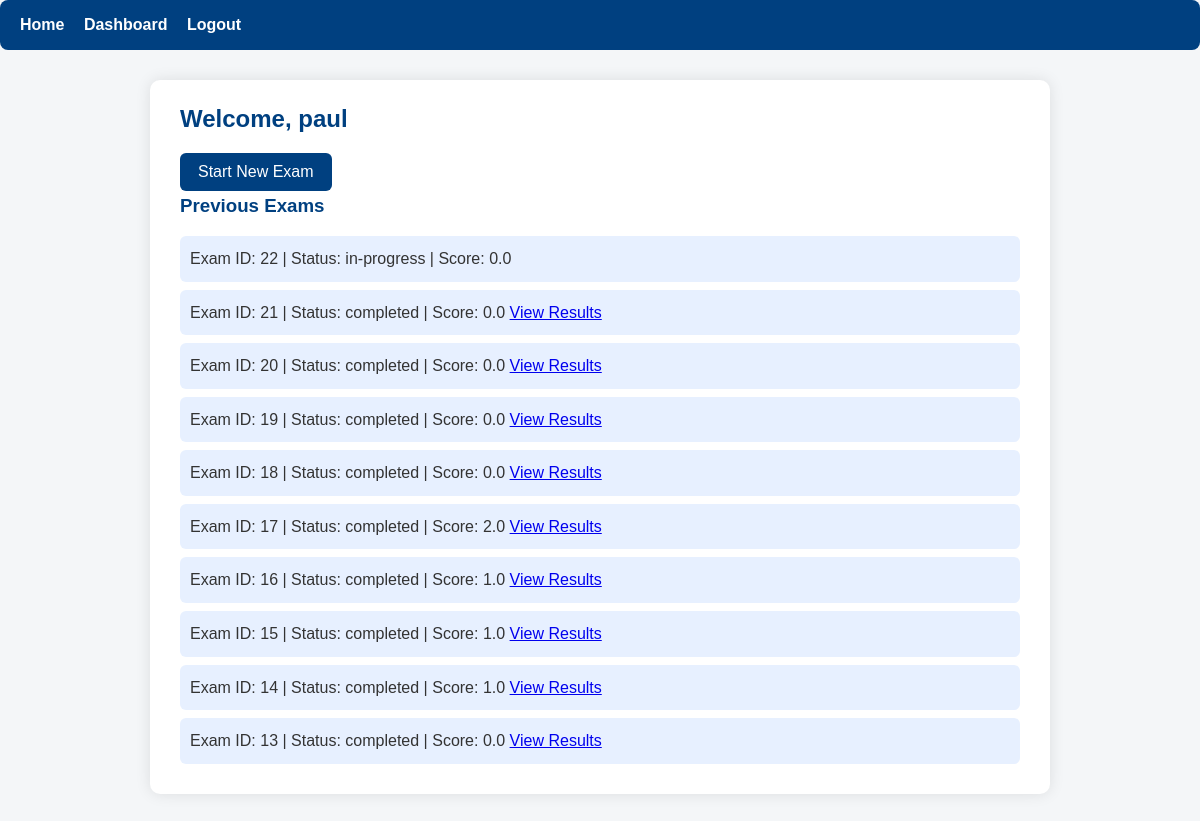
Page /dashboard (signed in) on the committed database.
### app.py (models this page shows)
class Exam(db.Model):
    __tablename__ = "exams"
    id = db.Column(db.Integer, primary_key=True)
    student_id = db.Column(db.Integer, db.ForeignKey("students.id"), nullable=False)
    start_time = db.Column(db.DateTime, default=datetime.utcnow)
    end_time = db.Column(db.DateTime)
    total_score = db.Column(db.Float, default=0)
    status = db.Column(db.String(20), default="active")
    duration_minutes = db.Column(db.Integer, default=30)
    created_at = db.Column(db.DateTime, default=datetime.utcnow)
    student = db.relationship("Student", backref="exams")

### app.py (the view)
@app.route("/dashboard")
@login_required_student
def student_dashboard():
    student_id = session["student_id"]
    exams = Exam.query.filter_by(student_id=student_id).order_by(Exam.created_at.desc()).limit(10).all()
    return render_template("student_dashboard.html", exams=exams, student_name=session.get("student_name"))

### app.py (called while the page is built)
def login_required_student(f):
    @wraps(f)
    def decorated(*args, **kwargs):
        if "student_id" not in session:
            flash("Please log in to continue.", "warning")
            return redirect(url_for("login"))
        return f(*args, **kwargs)
    return decorated

### templates/student_dashboard.html (shortened to what this page needs)
{% extends "base.html" %}
{% block content %}
<h2>Welcome, {{ student_name }}</h2>
<form action="{{ url_for('start_exam') }}" method="POST">
    <button type="submit">Start New Exam</button>
</form>
<h3>Previous Exams</h3>
<ul>
    {% for exam in exams %}
    <li>
        Exam ID: {{ exam.id }} | Status: {{ exam.status }} | Score: {{ exam.total_score }}
        {% if exam.status != "in-progress" %}
            <a href="{{ url_for('results_page', exam_id=exam.id) }}">View Results</a>
        {% endif %}
    </li>
    {% endfor %}
</ul>
{% endblock %}

### templates/base.html (shortened to what this page needs)
<!DOCTYPE html>
<html lang="en">
<head>
    <link rel="stylesheet" href="{{ url_for('static', filename='css/style.css') }}">
</head>
<body>
    <div class="navbar">
        <a href="{{ url_for('home') }}">Home</a>
        {% if session.get('student_id') %}
            <a href="{{ url_for('student_dashboard') }}">Dashboard</a>
            <a href="{{ url_for('logout') }}">Logout</a>
        {% elif session.get('admin_id') %}
            <a href="{{ url_for('admin_dashboard') }}">Admin Dashboard</a>
            <a href="{{ url_for('admin_logout') }}">Logout</a>
        {% else %}
            <a href="{{ url_for('login') }}">Login</a>
            <a href="{{ url_for('register') }}">Register</a>
        {% endif %}
    </div>
    <div class="container">
        {% block content %}{% endblock %}
    </div>
</body>
</html>

### static/css/style.css (style rules this page uses)
* { box-sizing: border-box; margin: 0; padding: 0; font-family: Arial, sans-serif; }
body { background-color: #f4f6f8; color: #333; line-height: 1.6; }
.container { max-width: 900px; margin: 30px auto; background-color: #fff; padding: 20px 30px; border-radius: 10px; box-shadow: 0 0 15px rgba(0,0,0,0.1); }
.navbar { background-color: #004080; padding: 12px 20px; margin-bottom: 20px; border-radius: 8px; }
.navbar a { color: #fff; text-decoration: none; margin-right: 15px; font-weight: bold; }
h1, h2, h3 { margin-bottom: 15px; color: #004080; }
button { background-color: #004080; color: white; padding: 10px 18px; border: none; border-radius: 6px; cursor: pointer; font-size: 16px; }
ul { list-style-type: none; margin: 10px 0; padding-left: 0; }
ul li { background-color: #e7f0ff; padding: 10px; margin-bottom: 8px; border-radius: 6px; }

### rows in the picture
Exam: id "22", status "in-progress", total_score "0.0"
Exam: id "21", status "completed", total_score "0.0"
Exam: id "20", status "completed", total_score "0.0"
Exam: id "19", status "completed", total_score "0.0"
Exam: id "18", status "completed", total_score "0.0"
Exam: id "17", status "completed", total_score "2.0"
Exam: id "16", status "completed", total_score "1.0"
Exam: id "15", status "completed", total_score "1.0"
Exam: id "14", status "completed", total_score "1.0"
Exam: id "13", status "completed", total_score "0.0"

### other values in the picture
{{ student_name }} "paul"
